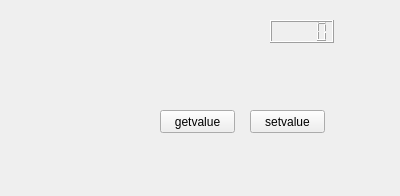
<?xml version="1.0" encoding="UTF-8"?>
<ui version="4.0">
 <class>Widget</class>
 <widget class="QWidget" name="Widget">
  <property name="geometry">
   <rect>
    <x>0</x>
    <y>0</y>
    <width>400</width>
    <height>196</height>
   </rect>
  </property>
  <property name="windowTitle">
   <string>Widget</string>
  </property>
  <widget class="Test" name="widget" native="true">
   <property name="geometry">
    <rect>
     <x>40</x>
     <y>40</y>
     <width>191</width>
     <height>51</height>
    </rect>
   </property>
  </widget>
  <widget class="QPushButton" name="pushButton">
   <property name="geometry">
    <rect>
     <x>160</x>
     <y>110</y>
     <width>75</width>
     <height>23</height>
    </rect>
   </property>
   <property name="text">
    <string>getvalue</string>
   </property>
  </widget>
  <widget class="QPushButton" name="pushButton_2">
   <property name="geometry">
    <rect>
     <x>250</x>
     <y>110</y>
     <width>75</width>
     <height>23</height>
    </rect>
   </property>
   <property name="text">
    <string>setvalue</string>
   </property>
  </widget>
  <widget class="QLCDNumber" name="lcdNumber">
   <property name="geometry">
    <rect>
     <x>270</x>
     <y>20</y>
     <width>64</width>
     <height>23</height>
    </rect>
   </property>
  </widget>
 </widget>
 <layoutdefault spacing="6" margin="11"/>
 <customwidgets>
  <customwidget>
   <class>Test</class>
   <extends>QWidget</extends>
   <header location="global">test.h</header>
   <container>1</container>
  </customwidget>
 </customwidgets>
 <resources/>
 <connections/>
</ui>
